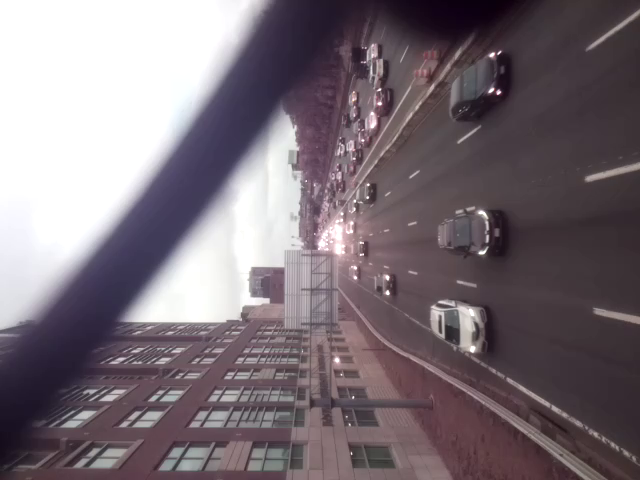
#> input picture frame 0 of raw.mp4, 640 x 480 px
$ python car_count.py   (older library calls are emulated)
#> lines starting #> are read from the running program, lines starting #| are printed output that depends on the picture
#> further down, frame is the input picture: shape (480, 640, 3); mean B, G, R 119.1, 111.9, 122.8
import cv2

camera = cv2.VideoCapture("raw.mp4")
firstFrame = None
fps = 0
car_num = 0

#Auto counting module function
def car_count(frame, firstFrame):
	gray = cv2.cvtColor(frame, cv2.COLOR_BGR2GRAY)
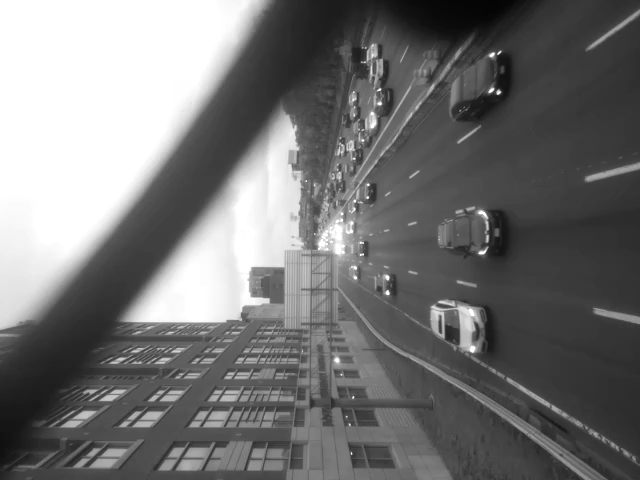
#> gray: shape (480, 640); min 4, max 255, mean 115.9
	gray = cv2.GaussianBlur(gray, (21, 21), 0)
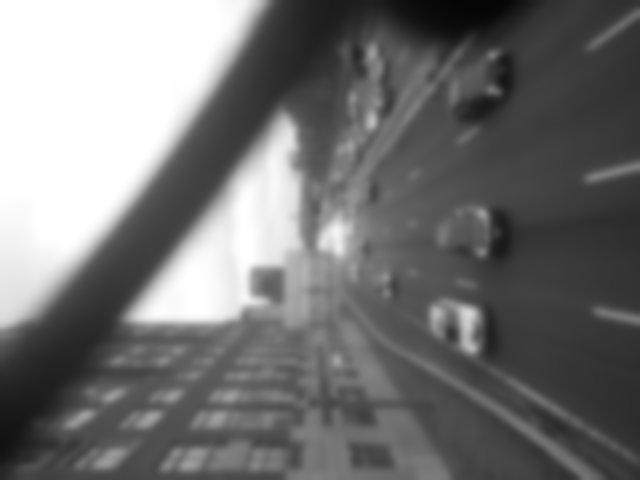
#> gray: shape (480, 640); min 4, max 255, mean 115.9
	if firstFrame is None:
		firstFrame = gray
		return [], gray
	else:
		cv2.rectangle(frame, (0, 565), (1280, 590), (0, 0, 255), 2)
		frameDelta = cv2.absdiff(firstFrame, gray)
		thresh = cv2.threshold(frameDelta, 100, 255, cv2.THRESH_BINARY)[1]
		thresh = cv2.dilate(thresh, None, iterations=3)
		(_, cnts, _) = cv2.findContours(thresh.copy(), cv2.RETR_CCOMP, cv2.CHAIN_APPROX_SIMPLE)
		if cnts != []:
			for c in cnts:
				if cv2.contourArea(c) < 700:
					x, y, w, h = cv2.boundingRect(c)
					print ("xywh", str(x), str(y), str(w), str(h))
					if x > 550:
						cv2.circle(frame,(int(x+w), int(y+h)), 20, (255,0,0), 2)
						cv2.rectangle(frame, (x, y), (x + 3*w, y + 3*h), (0, 255, 0), 2)
					if int(x+3*w)>560 and int(x+3*w)<580:
						global car_num
						car_num += 1
						cv2.putText(frame,str(car_num), (50, 50), 0, 1, (0, 0, 255), 2)
					return frame, gray
		else:
			return [], gray
#main
while True:
	grabbed, frame = camera.read()
	out_frame, gray = car_count(frame, firstFrame)
#> out_frame = []
	if out_frame != []:
		cv2.imshow("w1", out_frame)
		if cv2.waitKey(10) & 0xff == ord("q"):
			break
	print ("------------------FPS:%d----------------------"%fps)
	print ("CAR_NUM:%d"%car_num)
	firstFrame = gray.copy()
	fps+=1

camera.release()
cv2.destroyAllWindows()
